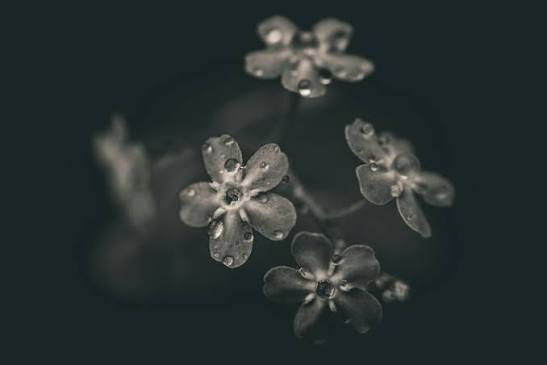
#> input picture image.jpg, 547 x 365 px, found by its file name
$ python task.py
#> lines starting #> are read from the running program, lines starting #| are printed output that depends on the picture
import numpy as np
from PIL import Image
import matplotlib.pyplot as plt

# 1. Load the colored image
image = Image.open(r"image.jpg").convert("RGB")
#> image is the input picture: PIL image 547x365 RGB; mean R, G, B 40.6, 49, 48.9
img = np.array(image)

# 2. Apply contrast stretching to each RGB channel
stretched = np.zeros_like(img)

for c in range(3):
    channel = img[:, :, c].astype(np.float32)

    r_min = np.min(channel)
    r_max = np.max(channel)

    if r_max > r_min:
        stretched[:, :, c] = np.clip((channel - r_min) * 255.0 / (r_max - r_min), 0, 255).astype(np.uint8)
    else:
        stretched[:, :, c] = channel.astype(np.uint8)
#> this loop made 3 passes
#> (r_min, r_max) on passes 1 to 3: (9, 250), (15, 246), (5, 237)

# 3. Display original and enhanced images
plt.figure(figsize=(12, 6))

plt.subplot(1, 2, 1)
plt.imshow(img)
plt.title("Original Color Image")
plt.axis("off")

plt.subplot(1, 2, 2)
plt.imshow(stretched)
plt.title("Contrast-Stretched Color Image")
plt.axis("off")

plt.tight_layout()
plt.show()
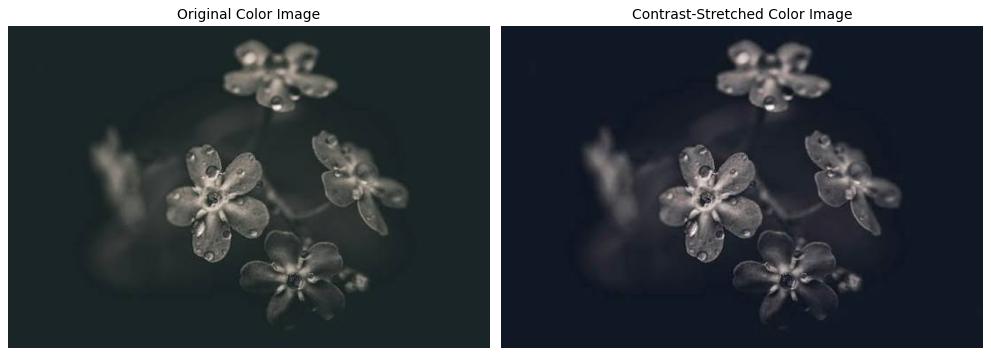
#> figure drawn by matplotlib, 2 panels
